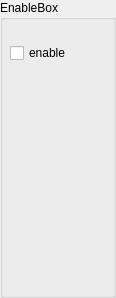
<?xml version="1.0" encoding="UTF-8"?>
<ui version="4.0">
 <class>EnableBox</class>
 <widget class="QGroupBox" name="EnableBox">
  <property name="geometry">
   <rect>
    <x>0</x>
    <y>0</y>
    <width>116</width>
    <height>298</height>
   </rect>
  </property>
  <property name="sizePolicy">
   <sizepolicy hsizetype="Minimum" vsizetype="Preferred">
    <horstretch>0</horstretch>
    <verstretch>0</verstretch>
   </sizepolicy>
  </property>
  <property name="minimumSize">
   <size>
    <width>116</width>
    <height>0</height>
   </size>
  </property>
  <property name="windowTitle">
   <string>GroupBox</string>
  </property>
  <property name="title">
   <string>EnableBox</string>
  </property>
  <widget class="QCheckBox" name="enable">
   <property name="geometry">
    <rect>
     <x>10</x>
     <y>40</y>
     <width>93</width>
     <height>26</height>
    </rect>
   </property>
   <property name="text">
    <string>enable</string>
   </property>
  </widget>
 </widget>
 <resources/>
 <connections/>
</ui>
